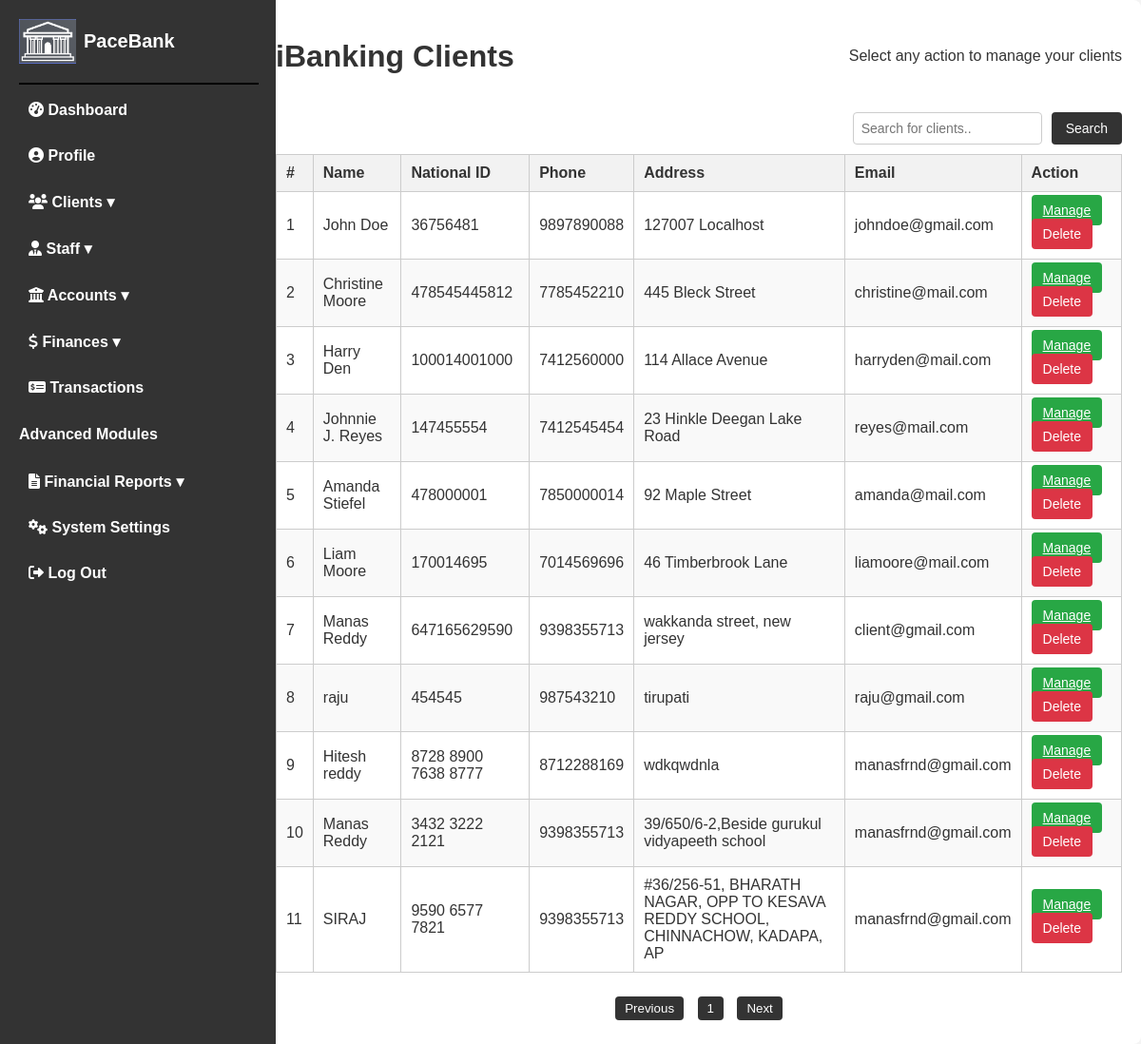
Page /BACKEND/admin_manage_client.php on the committed database.
### tables this page shows
CREATE TABLE `clients` (
  `client_id` int(11) NOT NULL,
  `name` varchar(200) NOT NULL,
  `national_id` varchar(200) NOT NULL,
  `phone` varchar(200) NOT NULL,
  `address` varchar(200) NOT NULL,
  `email` varchar(200) NOT NULL,
  `password` varchar(200) NOT NULL
);

### BACKEND/admin_manage_client.php (the view, shortened to what this page needs)
<!DOCTYPE html>
<html lang="en">
<head>
    <link rel="stylesheet" href="manage_client.css">
    <link rel="stylesheet" href="https://cdnjs.cloudflare.com/ajax/libs/font-awesome/6.0.0-beta3/css/all.min.css">
</head>
<body>
    <?php
    $servername = "localhost";
    $username = "root";
    $password = "";
    $dbname = "banking";
    $conn = new mysqli($servername, $username, $password, $dbname);
    $sql = "SELECT client_id, name, national_id, phone, address, email FROM clients";
    $result = $conn->query($sql);
    ?>
    <div class="container">
        <?php include "admin_sidebar.php"; ?>
        <div class="main-content">
            <header>
                <h1>iBanking Clients</h1>
                <p>Select any action to manage your clients</p>
            </header>
            <div class="search-container">
                <input type="text" id="searchInput" placeholder="Search for clients..">
                <button id="searchButton" onclick="searchClient()">Search</button>
            </div>
            <table id="clientTable">
                <thead>
                    <tr>
                        <th>#</th>
                        <th>Name</th>
                        <th>National ID</th>
                        <th>Phone</th>
                        <th>Address</th>
                        <th>Email</th>
                        <th>Action</th>
                    </tr>
                </thead>
                <tbody>
                    <?php
                    if ($result->num_rows > 0) {
                        $counter = 1;
                        while ($row = $result->fetch_assoc()) {
                            echo "<tr>";
                            echo "<td>" . $counter++ . "</td>";
                            echo "<td>" . $row['name'] . "</td>";
                            echo "<td>" . $row['national_id'] . "</td>";
                            echo "<td>" . $row['phone'] . "</td>";
                            echo "<td>" . $row['address'] . "</td>";
                            echo "<td>" . $row['email'] . "</td>";
                            echo "<td>
                                    <a href='admin_client_profile.php?client_id=" . $row['client_id'] . "' class='manage-btn'>Manage</a>
                                    <form method='POST' onsubmit='return confirmDelete()' style='display:inline;'>
                                        <input type='hidden' name='delete_client_id' value='" . $row['client_id'] . "' />
                                        <button type='submit' class='delete-btn'>Delete</button>
                                    </form>
                                  </td>";
                            echo "</tr>";
                        }
                    } else {
                        echo "<tr><td colspan='7'>No clients found</td></tr>";
                    }
                    ?>
                </tbody>
            </table>
            <div class="pagination">
                <button>Previous</button>
                <button>1</button>
                <button>Next</button>
            </div>
        </div>
    </div>
</body>
</html>

### BACKEND/admin_sidebar.php (shortened to what this page needs)
<html>
    <head>
    <link rel="stylesheet" href="style.css">
</head>
    <body>
    <div class="sidebar">
    <div class="logo">
    <img src="../IMAGES/logo.PNG" alt="PaceBank Logo">PaceBank</div>
    <hr style="border: 1px solid black; width: 100%;">
    <ul class="nav">
        <li><a href="../FRONTEND/admin_dashboard.php"><i class="fas fa-tachometer-alt"></i> Dashboard</a></li>
        <li><a href="../BACKEND/admin_profile.php"><i class="fas fa-user-circle"></i> Profile</a></li>
        <li class="dropdown">
            <a href="#"><i class="fas fa-users"></i> Clients ▾</a>
        </li>
        <li class="dropdown">
            <a href="#"><i class="fas fa-user-tie"></i> Staff ▾</a>
        </li>
        <li class="dropdown">
            <a href="#"><i class="fas fa-university"></i> Accounts ▾</a>
        </li>
        <li class="dropdown">
            <a href="#"><i class="fas fa-dollar-sign"></i> Finances ▾</a>
        </li>
        <li><a href="../BACKEND/admintransactions.php"><i class="fas fa-money-check-alt"></i> Transactions</a></li>
        <h4>Advanced Modules</h4>
        <li class="dropdown">
            <a href="#"><i class="fas fa-file-alt"></i> Financial Reports ▾</a>
        </li>
        <li><a href="#"><i class="fas fa-cogs"></i> System Settings</a></li>
        <li><a href="../BACKEND/admin_logout.php"><i class="fas fa-sign-out-alt"></i> Log Out</a></li>
    </ul>
</div>
</body>
</html>

### BACKEND/manage_client.css (style rules this page uses)
body { margin: 0; font-family: Arial, sans-serif; background-color: #f4f4f4; color: #333; }
.container { display: flex; height: 100vh; }
.container { display: flex; min-height: 100vh; font-family: Arial, sans-serif; box-sizing: border-box; }
.sidebar { width: 250px; background-color: #333; color: white; padding: 20px; position: fixed; top: 0; left: 0; height: 100%; }
.sidebar ul { list-style-type: none; padding: 0; margin: 0; }
.sidebar li { margin-bottom: 10px; }
.sidebar a { text-decoration: none; display: block; padding: 10px; color: #000; font-size: 16px; font-weight: bold; }
.dropdown a { cursor: pointer; }
.logo { font-size: 24px; font-weight: bold; text-align: center; margin-bottom: 20px; }
.nav a { display: block; color: white; padding: 10px; text-decoration: none; transition: 0.3s; }
.main-content { margin-left: 270px; padding: 20px; flex-grow: 1; background-color: #f8f9fa; border-radius: 8px; }
header h1 { margin-bottom: 5px; }
.search-container { display: flex; justify-content: flex-end; margin-bottom: 10px; }
.search-container input { padding: 8px; font-size: 14px; border: 1px solid #ccc; border-radius: 4px; margin-right: 10px; }
.search-container button { padding: 8px 15px; font-size: 14px; background-color: #333; color: white; border: none; cursor: pointer; border-radius: 4px; }
table { width: 100%; border-collapse: collapse; margin-bottom: 20px; }
table, th, td { border: 1px solid #ccc; }
th, td { padding: 10px; text-align: left; }
th { background-color: #f2f2f2; }
tr:nth-child(even) { background-color: #f9f9f9; }
.manage-btn, .delete-btn { padding: 8px 12px; font-size: 14px; border: none; cursor: pointer; border-radius: 4px; transition: background-color 0.3s; color: white; }
.manage-btn { background-color: #28a745; }
.delete-btn { background-color: #dc3545; }
.pagination { text-align: center; }
.pagination button { padding: 5px 10px; margin: 5px; background-color: #333; color: white; border: none; cursor: pointer; border-radius: 4px; }
.main-content { flex: 1; padding: 20px; background-color: white; overflow-y: auto; }
.main-content h1 { margin-bottom: 20px; }

### BACKEND/admin_sidebar.php (style rules this page uses)
.logo { display: flex; align-items: center; font-size: 20px; font-weight: bold; color: white; }
.logo img { width: 60px; height: auto; margin-right: 8px; }

### rows in the picture
clients: name "John Doe", national "36756481", phone "9897890088", address "127007 Localhost", email "johndoe@gmail.com"
clients: name "Christine Moore", national "478545445812", phone "7785452210", address "445 Bleck Street", email "christine@mail.com"
clients: name "Harry Den", national "100014001000", phone "7412560000", address "114 Allace Avenue", email "harryden@mail.com"
clients: name "Johnnie J. Reyes", national "147455554", phone "7412545454", address "23 Hinkle Deegan Lake Road", email "reyes@mail.com"
clients: name "Amanda Stiefel", national "478000001", phone "7850000014", address "92 Maple Street", email "amanda@mail.com"
clients: name "Liam Moore", national "170014695", phone "7014569696", address "46 Timberbrook Lane", email "liamoore@mail.com"
clients: name "Manas Reddy", national "647165629590", phone "9398355713", address "wakkanda street, new jersey", email "client@gmail.com"
clients: name "raju", national "454545", phone "987543210", address "tirupati", email "raju@gmail.com"
clients: name "Hitesh reddy", national "8728 8900 7638 8777", phone "8712288169", address "wdkqwdnla", email "manasfrnd@gmail.com"
clients: name "Manas Reddy", national "3432 3222 2121", phone "9398355713", address "39/650/6-2,Beside gurukul vidyapeeth school", email "manasfrnd@gmail.com"
clients: name "SIRAJ", national "9590 6577 7821", phone "9398355713", address "#36/256-51, BHARATH NAGAR, OPP TO KESAVA REDDY SCHOOL, CHINNACHOW, KADAPA, AP", email "manasfrnd@gmail.com"
